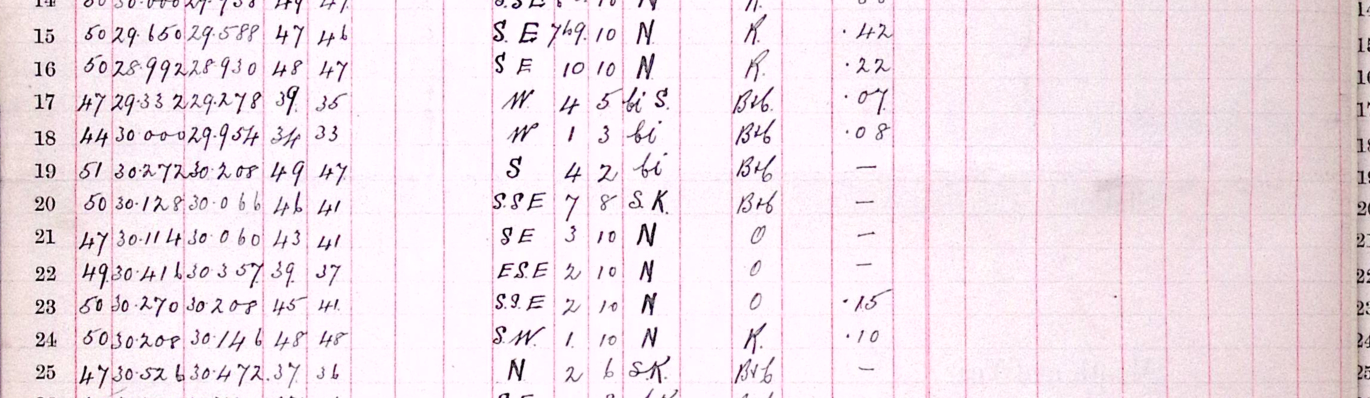
#> input picture crops/MO-9_1_029_c_rows13-18.png, 2740 x 796 px, given in place of MO-9_1_029_c.tif, which was not available (shown at 1/2 size)
$ python test.py
#> lines starting #> are read from the running program, lines starting #| are printed output that depends on the picture; pictures that were not available may be replaced by others from this repository, and a replacement may not be noted
### crop_utils.py
"""
Preprocessing: split the two-page TIFF scan into the left observation table,
then slice that into row-bands (a handful of rows per crop) so a small VLM
on an 8GB card can actually resolve individual handwritten digits instead
of losing them in a full 31-row table.

Tune CROP_* constants by eye once for your scanner/form layout -- they don't
need to be perfect, just consistent across a batch of sheets from the same
register (same printed form layout repeats across the whole volume).
"""

import os
from PIL import Image

Image.MAX_IMAGE_PIXELS = None  # large scans are expected


def load_page(tif_path: str) -> Image.Image:
#> called with tif_path = 'MO-9_1_029_c.tif'
    return Image.open(tif_path).convert("RGB")
#> returned value is the input picture: PIL image 2740x796 RGB; mean R, G, B 240.6, 227.2, 234.9


def split_spread(im: Image.Image, left_frac: float = 0.5):
    """Split a two-page spread into left and right page images."""
#> called with left_frac = 0.5
    w, h = im.size
#> w = 2740; h = 796
    split_x = int(w * left_frac)
#> split_x = 1370
    left = im.crop((0, 0, split_x, h))
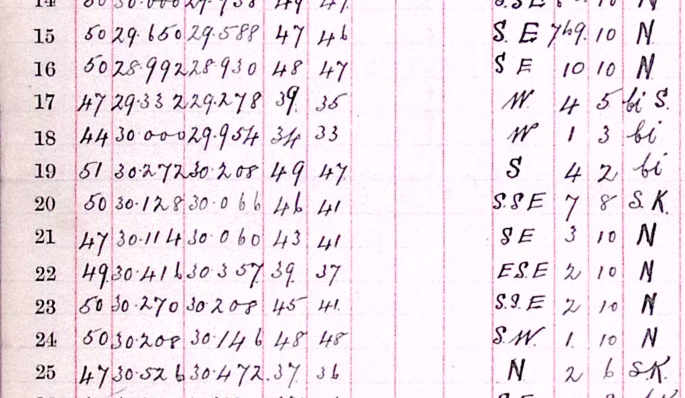
#> left: PIL image 1370x796 RGB (shown at 1/2 size); mean R, G, B 238.9, 227.5, 235.4
    right = im.crop((split_x, 0, w, h))
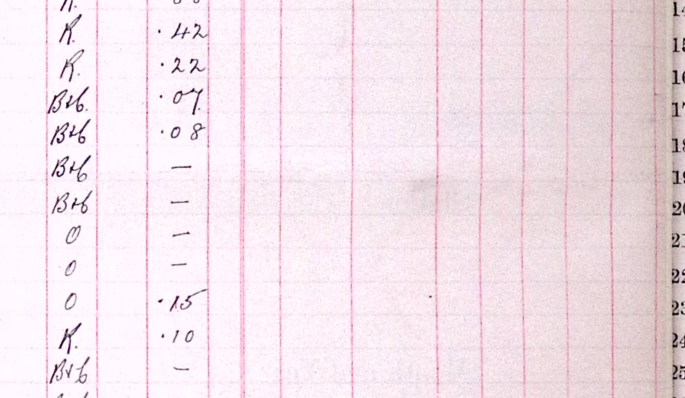
#> right: PIL image 1370x796 RGB (shown at 1/2 size); mean R, G, B 242.3, 227, 234.3
    return left, right


def crop_table_region(page_im: Image.Image, top_frac: float, bottom_frac: float,
                       left_frac: float = 0.0, right_frac: float = 1.0) -> Image.Image:
    """Crop out the data-table region, dropping headers/margins/notes."""
    w, h = page_im.size
    box = (
        int(w * left_frac),
        int(h * top_frac),
        int(w * right_frac),
        int(h * bottom_frac),
    )
    return page_im.crop(box)


# [50 lines left out: functions slice_row_bands, prepare_crops, not called in this run]


# [8 lines that do not run on import are left out]

### test.py
from crop_utils import load_page, split_spread, crop_table_region

im = load_page("MO-9_1_029_c.tif")
left_page, _ = split_spread(im)
w, h = left_page.size
#> w = 1370; h = 796
print("page size:", w, h)
#| page size: 1370 796

# try progressively tighter bottom_frac values and save crops to inspect
for bf in [0.865, 0.80, 0.75, 0.70]:
    table = crop_table_region(left_page, top_frac=0.17, bottom_frac=bf)
    table.save(f"table_bottom_{bf}.png")
    print(bf, "-> size", table.size)
#> this loop made 4 passes
#> pass 1, `table = crop_table_region(left_page, top_frac=0.17, bottom_frac=bf)`:
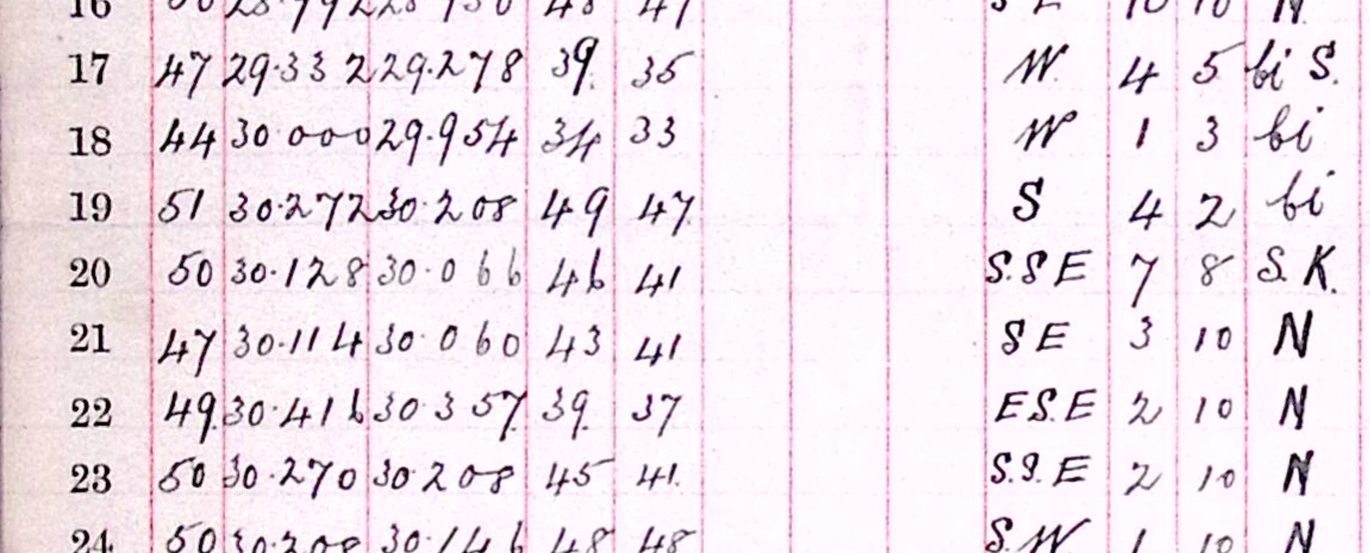
#> table: PIL image 1370x553 RGB; mean R, G, B 238.5, 227, 234.9
#> pass 2, `table = crop_table_region(left_page, top_frac=0.17, bottom_frac=bf)`:
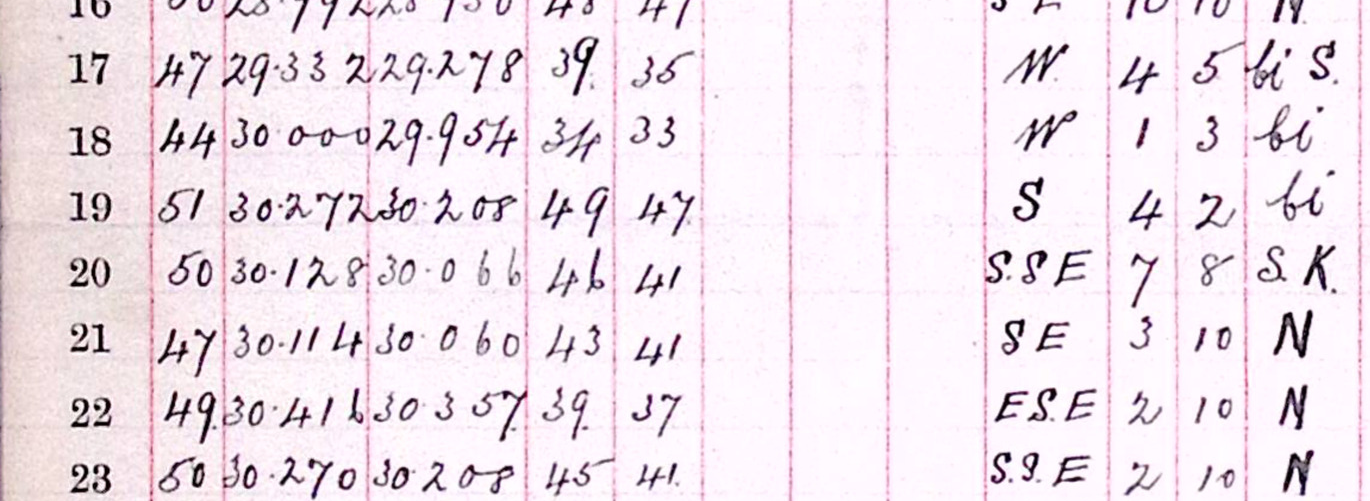
#> table: PIL image 1370x501 RGB; mean R, G, B 238.4, 226.8, 234.8
#> pass 3, `table = crop_table_region(left_page, top_frac=0.17, bottom_frac=bf)`:
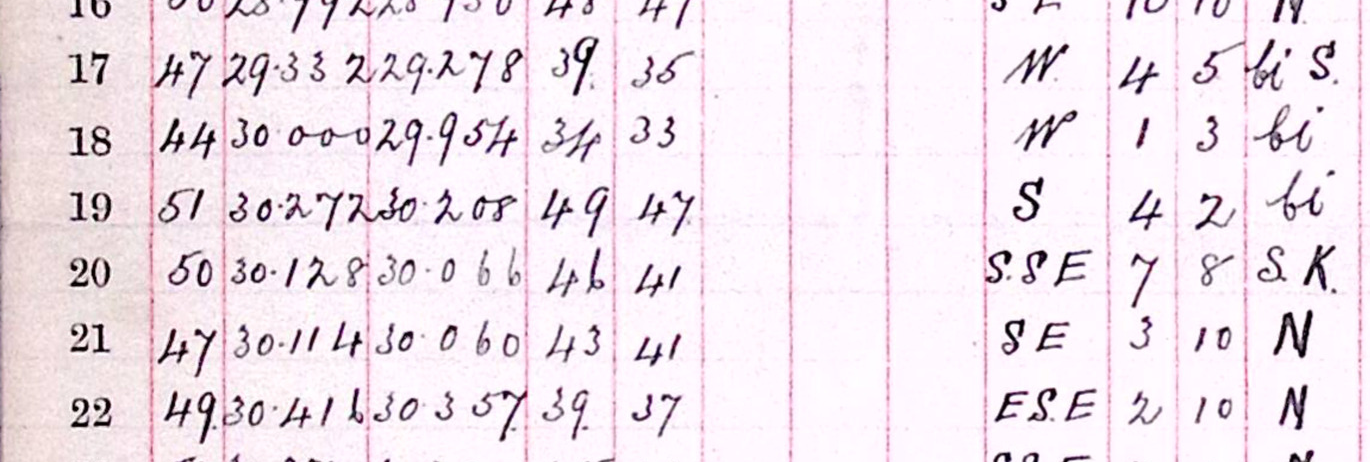
#> table: PIL image 1370x462 RGB; mean R, G, B 238.8, 227.3, 235.2
#> after the loop:
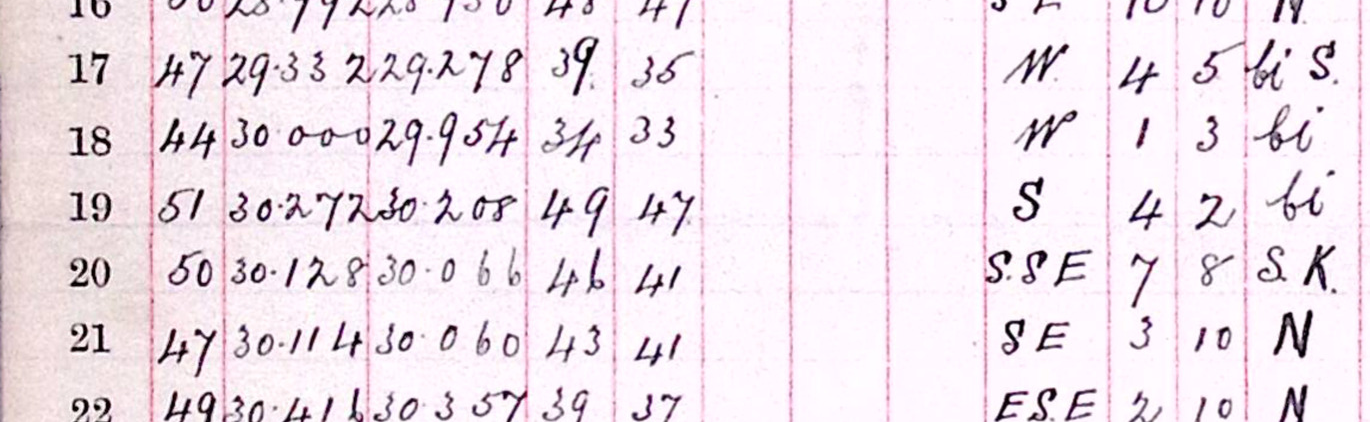
#> table: PIL image 1370x422 RGB; mean R, G, B 238.1, 226.5, 234.5

$ run again, on crops/MO-9_1_029_c_rows19-24.png
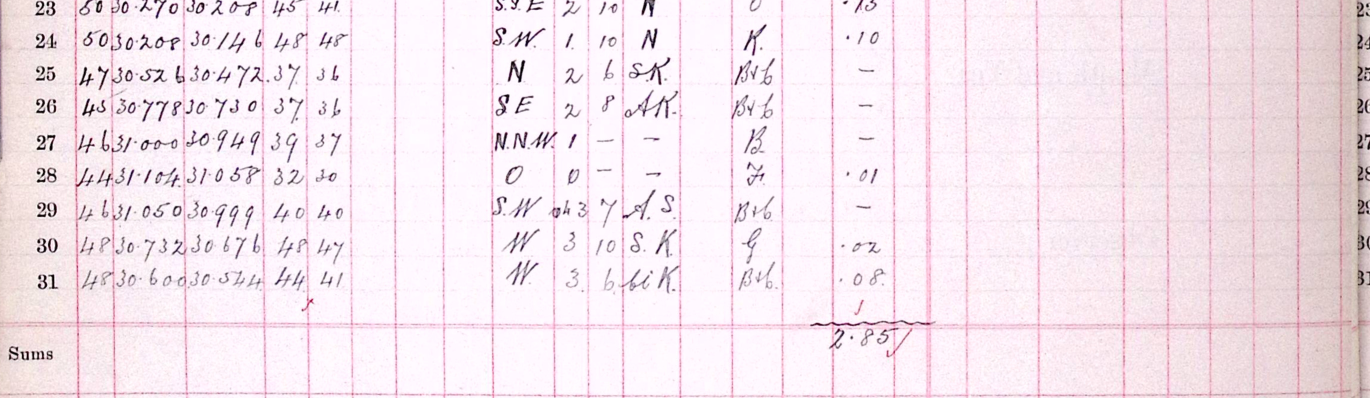
#> input picture crops/MO-9_1_029_c_rows19-24.png, 2740 x 796 px, given in place of MO-9_1_029_c.tif, which was not available (shown at 1/2 size)
#> in load_page, returned value is the input picture: PIL image 2740x796 RGB; mean R, G, B 243.5, 229.4, 236.8
#> in split_spread, `right = im.crop((split_x, 0, w, h))`:
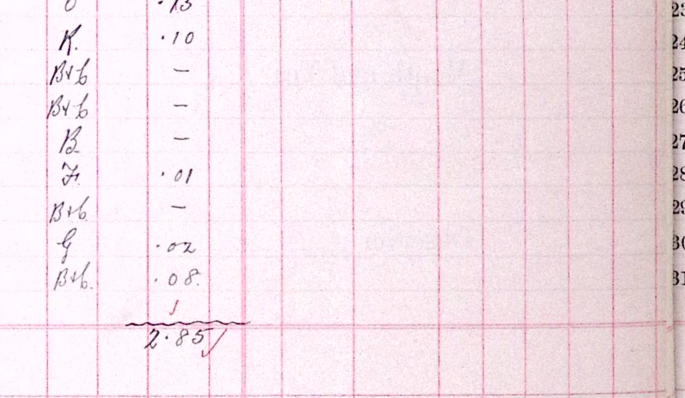
#> right: PIL image 1370x796 RGB (shown at 1/2 size); mean R, G, B 243.7, 227.5, 234.7
#| page size: 1370 796
#> after the loop `for bf in [0.865, 0.80, 0.75, 0.70]:`:
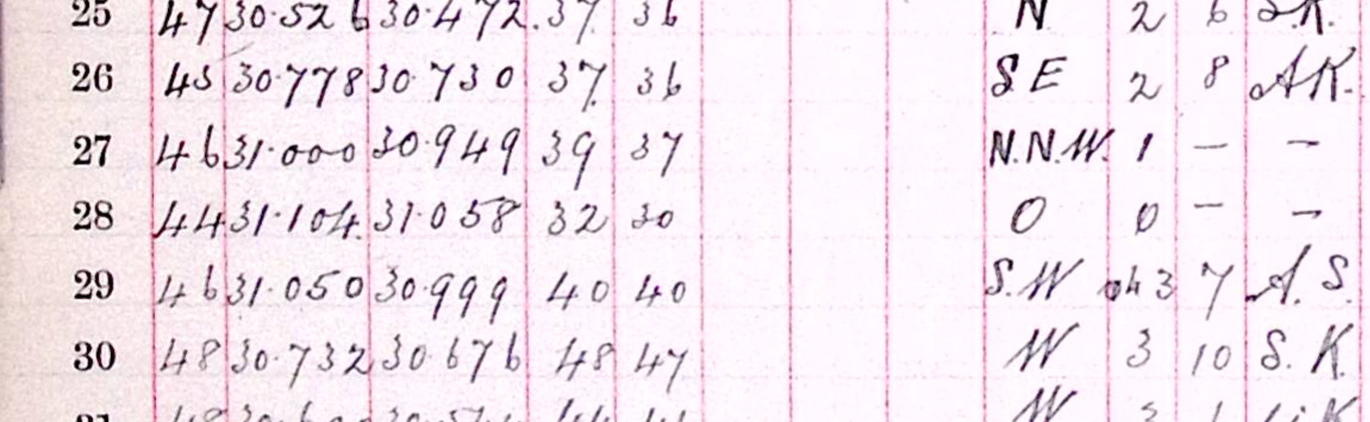
#> table: PIL image 1370x422 RGB; mean R, G, B 241.3, 229.7, 237.4

$ run again, on crops/MO-9_1_029_c_rows25-30.png
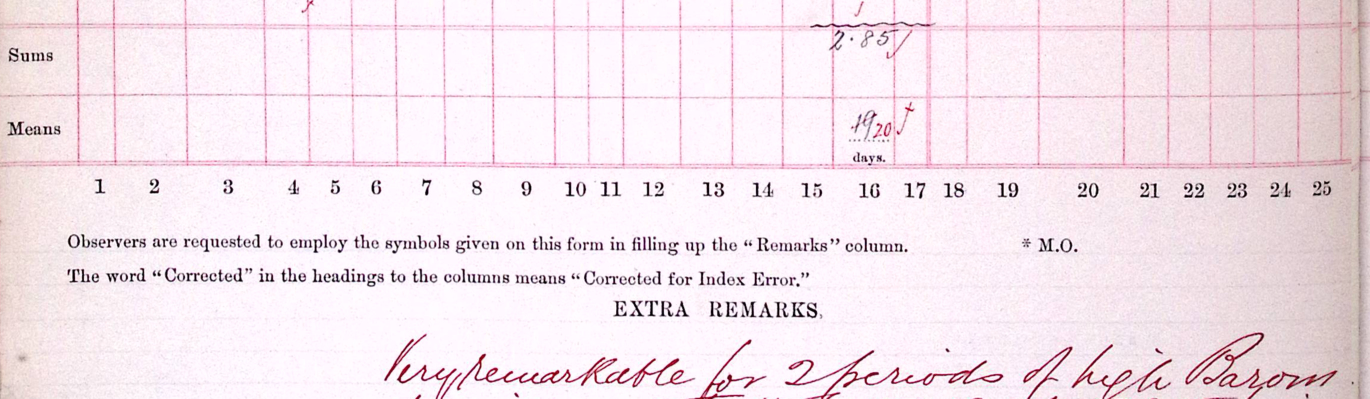
#> input picture crops/MO-9_1_029_c_rows25-30.png, 2740 x 797 px, given in place of MO-9_1_029_c.tif, which was not available (shown at 1/2 size)
#> in load_page, returned value is the input picture: PIL image 2740x797 RGB; mean R, G, B 242.9, 228.7, 235.7
#> in split_spread, `right = im.crop((split_x, 0, w, h))`:
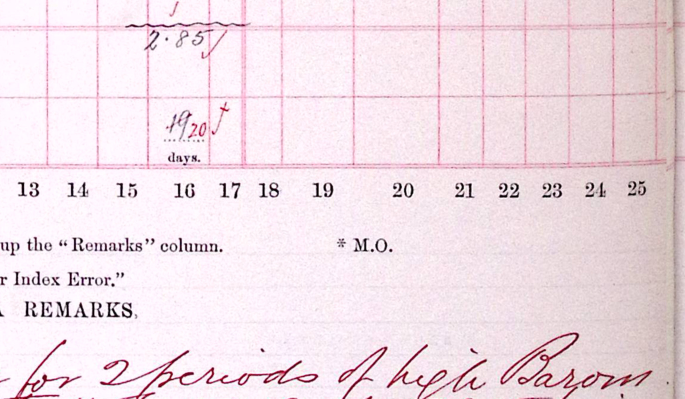
#> right: PIL image 1370x797 RGB (shown at 1/2 size); mean R, G, B 239.7, 223, 230.2
#| page size: 1370 797
#> after the loop `for bf in [0.865, 0.80, 0.75, 0.70]:`:
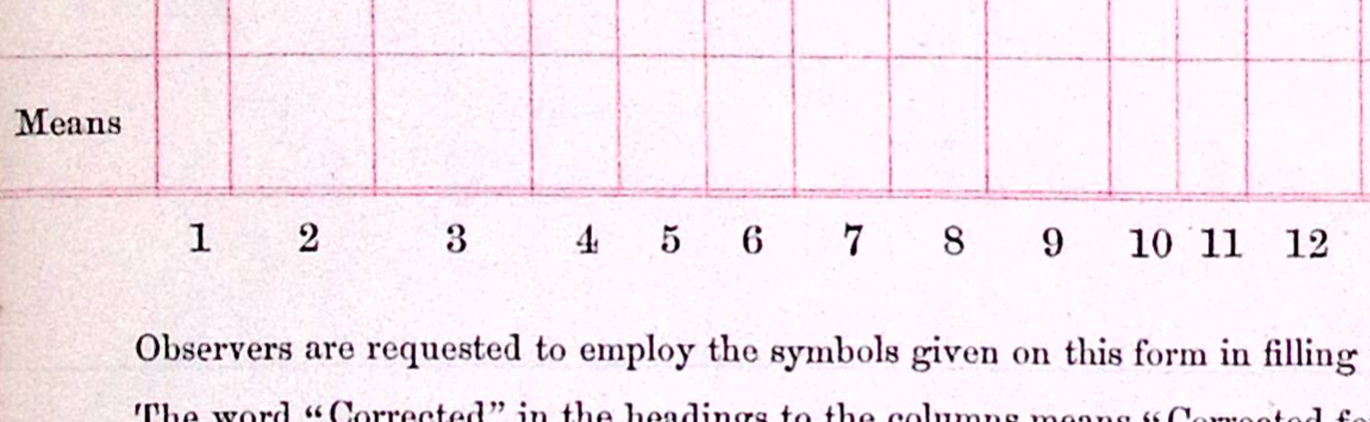
#> table: PIL image 1370x422 RGB; mean R, G, B 245.1, 233.5, 240.6
